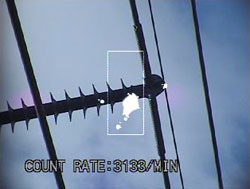
#> input picture PrototypeUV/images/corona-1.jpg, 250 x 189 px
$ python FindCorona-Image.py   (Python 2 division)
#> lines starting #> are read from the running program, lines starting #| are printed output that depends on the picture
#> further down, im is the input picture: shape (189, 250, 3); mean B, G, R 165.2, 138.2, 120.1
# Standard imports
import cv2
import numpy as np;

def findCorona(image):
    # Setup SimpleBlobDetector parameters.
    params = cv2.SimpleBlobDetector_Params()

    # Change thresholds
    params.minThreshold = 220;
    params.maxThreshold = 255;

    # Minimal distance between blobs
    params.minDistBetweenBlobs = 20

    # Filter by Area.
    params.filterByArea = True
    params.minArea = 20
    #params.maxArea = 200

    params.filterByColor = True
    params.blobColor = 255

    # Filter by Circularity
    params.filterByCircularity = True
    params.minCircularity = 0.5

    # Filter by Convexity
    params.filterByConvexity = False
    params.minConvexity = 0.87

    # Filter by Inertia
    params.filterByInertia = False
    params.minInertiaRatio = 0.2

    # Create a detector with the parameters
    detector = cv2.SimpleBlobDetector_create(params)

    imgGray = cv2.cvtColor(image, cv2.COLOR_BGR2GRAY)
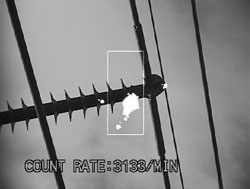
#> imgGray: shape (189, 250); min 0, max 255, mean 135.8
    img2 = cv2.bilateralFilter(imgGray, 15, 75, 75)
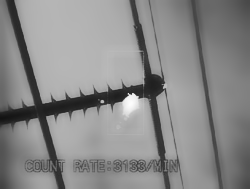
#> img2: shape (189, 250); min 18, max 252, mean 136.5

    keypoints = detector.detect(img2)
#> keypoints = 1 keypoints; (x, y, size): (130, 103, 13.7)
    return keypoints


# Read image
im = cv2.imread('images/corona-1.jpg')

# Detect blobs.
keypoints = findCorona(im)
#> keypoints = 1 keypoints; (x, y, size): (130, 103, 13.7)

print 'Deteccoes: ' + str(len(keypoints))
#| Deteccoes: 1


# Draw detected blobs as red circles.
# cv2.DRAW_MATCHES_FLAGS_DRAW_RICH_KEYPOINTS ensures the size of the circle corresponds to the size of blob
im_with_keypoints = cv2.drawKeypoints(im, keypoints, np.array([]), (0, 0, 255),
                                      cv2.DRAW_MATCHES_FLAGS_DRAW_RICH_KEYPOINTS)

# Show keypoints
cv2.imshow("Keypoints", im_with_keypoints)
cv2.waitKey(0)

$ run again, with PrototypeUV/images/corona-10.jpg copied over PrototypeUV/images/corona-1.jpg
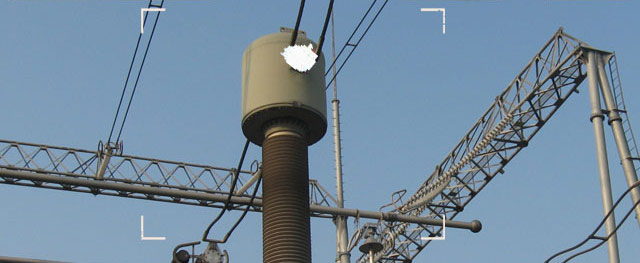
#> input picture PrototypeUV/images/corona-10.jpg, 640 x 263 px
#> im is the input picture: shape (263, 640, 3); mean B, G, R 158.1, 138.5, 115.9
#> in findCorona, `imgGray = cv2.cvtColor(image, cv2.COLOR_BGR2GRAY)`:
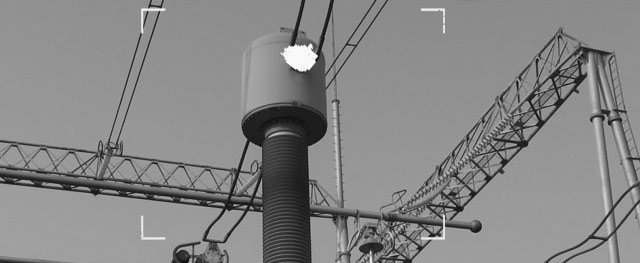
#> imgGray: shape (263, 640); min 6, max 255, mean 134
#> in findCorona, `img2 = cv2.bilateralFilter(imgGray, 15, 75, 75)`:
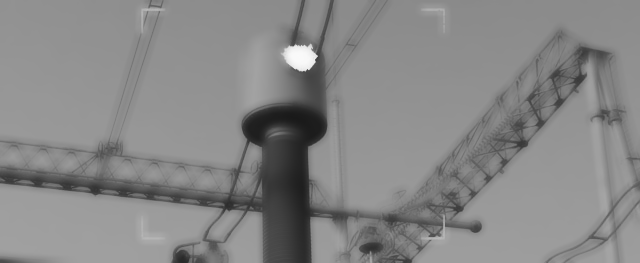
#> img2: shape (263, 640); min 25, max 250, mean 134.4
#> in findCorona, `keypoints = detector.detect(img2)`: keypoints = 1 keypoints; (x, y, size): (300, 57, 24.9)
#| Deteccoes: 1

$ run again, with PrototypeUV/images/corona-2.jpg copied over PrototypeUV/images/corona-1.jpg
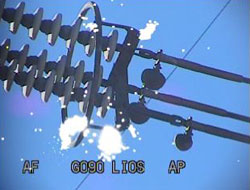
#> input picture PrototypeUV/images/corona-2.jpg, 250 x 190 px
#> im is the input picture: shape (190, 250, 3); mean B, G, R 192, 138.6, 100.2
#> in findCorona, `imgGray = cv2.cvtColor(image, cv2.COLOR_BGR2GRAY)`:
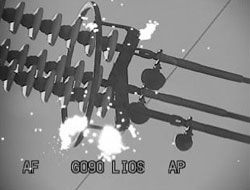
#> imgGray: shape (190, 250); min 1, max 255, mean 133.2
#> in findCorona, `img2 = cv2.bilateralFilter(imgGray, 15, 75, 75)`:
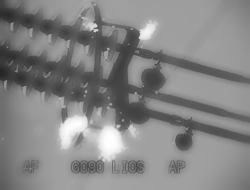
#> img2: shape (190, 250); min 38, max 254, mean 133
#> in findCorona, `keypoints = detector.detect(img2)`: keypoints = 3 keypoints; (x, y, size): (110, 141, 22.7), (72, 128, 22), (147, 32, 12.7)
#| Deteccoes: 3

$ run again, with PrototypeUV/images/corona-3.jpg copied over PrototypeUV/images/corona-1.jpg
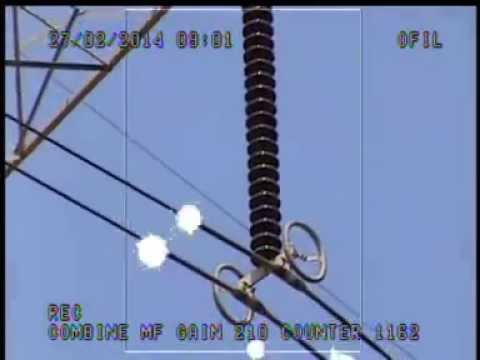
#> input picture PrototypeUV/images/corona-3.jpg, 480 x 360 px
#> im is the input picture: shape (360, 480, 3); mean B, G, R 178.5, 135.8, 117.6
#> in findCorona, `imgGray = cv2.cvtColor(image, cv2.COLOR_BGR2GRAY)`:
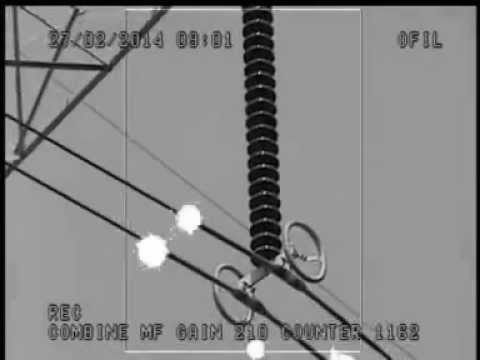
#> imgGray: shape (360, 480); min 0, max 255, mean 135.2
#> in findCorona, `img2 = cv2.bilateralFilter(imgGray, 15, 75, 75)`:
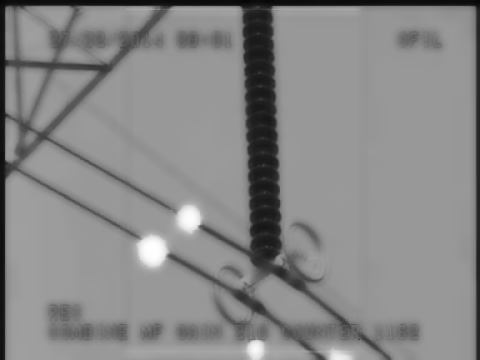
#> img2: shape (360, 480); min 5, max 254, mean 135.5
#> in findCorona, `keypoints = detector.detect(img2)`: keypoints = 4 keypoints; (x, y, size): (152, 250, 24.9), (189, 218, 18.7), (255, 349, 11.3), (339, 357, 10.7)
#| Deteccoes: 4
